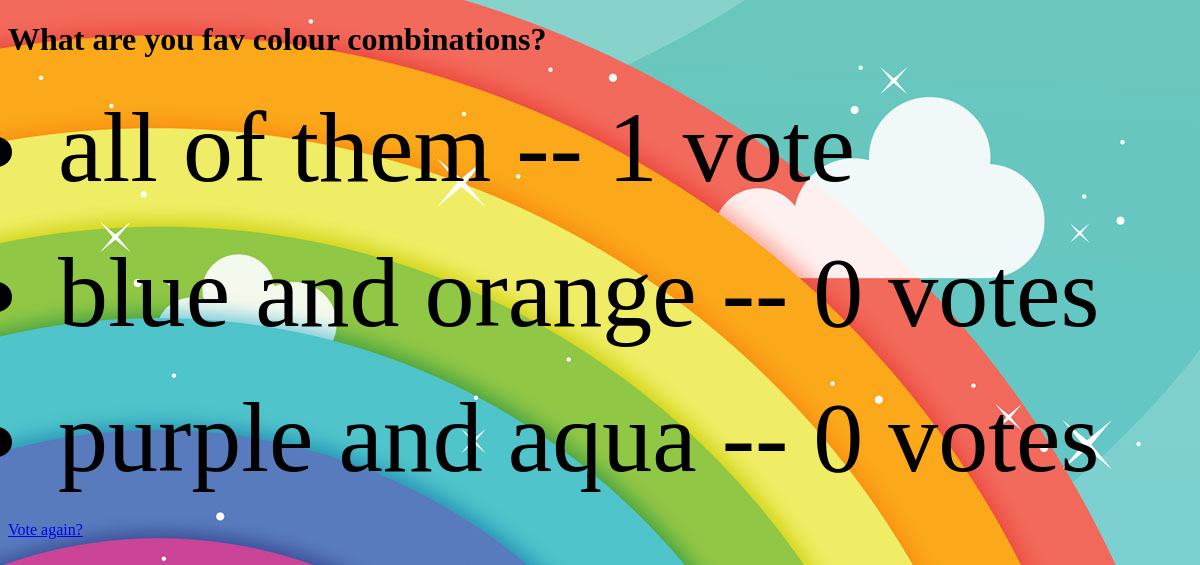
/polls/9/results/, run on the app's committed database.
### polls/models.py (models this page shows, shortened)
class Question(models.Model):
  question_text = models.CharField(max_length=200)
  pub_date = models.DateTimeField('date published')
  def was_published_recently(self):
    now = timezone.now()
    return now - datetime.timedelta(days=1) <= self.pub_date <= now
  was_published_recently.admin_order_field = 'pub_date'
  was_published_recently.boolean = True
  was_published_recently.hort_description = 'Published Recently?'

class Choice(models.Model):
  question = models.ForeignKey(Question, on_delete=models.CASCADE)
  choice_text = models.CharField(max_length = 200)
  votes = models.IntegerField(default=0)

### polls/views.py (the view)
# urls.py: path('<int:pk>/results/', views.ResultsView.as_view(), name = 'results'),
class ResultsView(generic.DetailView):
  model = Question
  template_name = 'polls/results.html'

### polls/templates/polls/results.html (shortened to what this page needs)
<!DOCTYPE html>
<html>
  <head>
    {% load static %}
    <link rel="stylesheet" type="text/css" href="{% static 'polls/style.css' %}">
  </head>
  <body>
    <h1>{{ question.question_text }}</h1>
    <ul>
        {% for choice in question.choice_set.all %}
          <li>{{choice.choice_text}} -- {{ choice.votes }} vote{{ choice.votes|pluralize }}</li>
        {% endfor %}
    </ul>
    <a href="{% url 'polls:detail' question.id %}">Vote again?</a>
  </body>
</html>

### polls/static/polls/style.css (style rules this page uses)
li { padding: 10px; margin: 10px 0; font-size: 100px; }
body { background: white url("images/background.jpg") no-repeat; }

### data on the page
Question: question_text "What are you fav colour combinations?"
Choice: choice_text "all of them", votes "1"
Choice: choice_text "blue and orange", votes "0"
Choice: choice_text "purple and aqua", votes "0"
